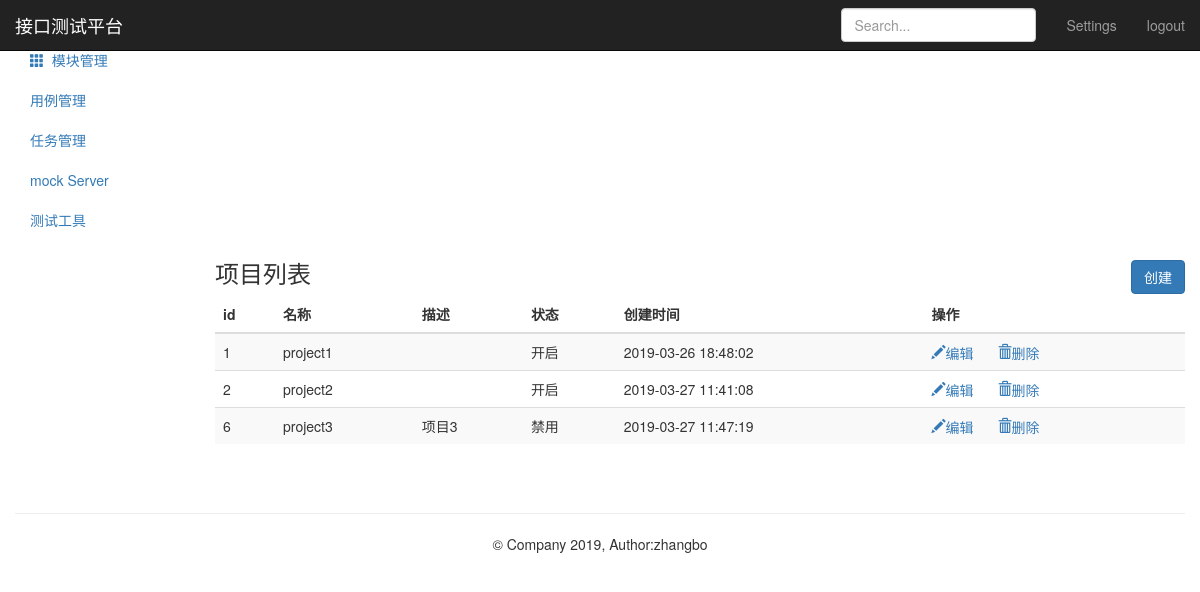
The page /project/ (signed in) on the database as committed earlier.
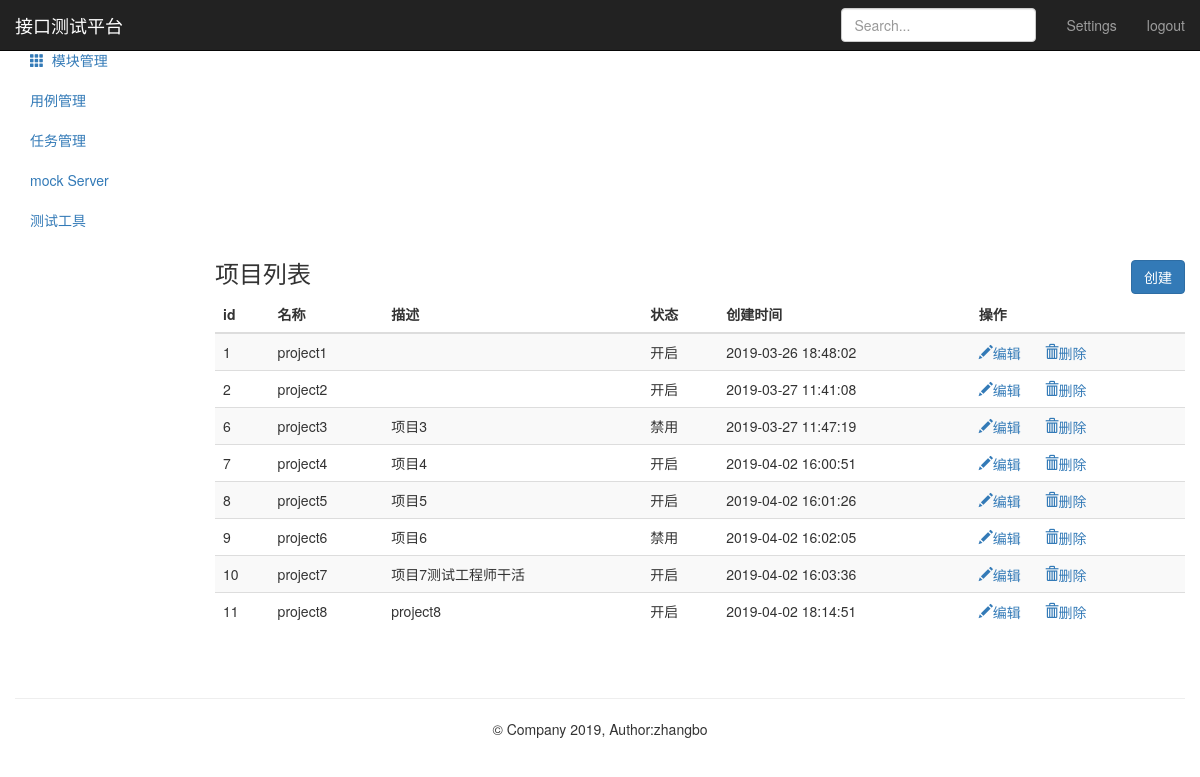
The same page on the database as committed later.
### personal/models/project.py (models this page shows, shortened)
class Project(models.Model):
      name = models.CharField("名称",max_length=50,null=False)
      describe = models.TextField("描述",default="",max_length=50)
      status = models.BooleanField("状态",default=1)
      update_time = models.DateTimeField(auto_now=True)
      create_time = models.DateTimeField(auto_now_add=True)

### personal/views/project_views.py (the view)
# urls.py: path('project/',project_views.project_manage),
@login_required
def project_manage(request):
    project_all = Project.objects.all()
    return render(request,"project.html",{"projects":project_all,"type":"list"})

### personal/templates/project.html (shortened to what this page needs)
{% extends "base.html" %}
{% block base %}
     <nav class="navbar navbar-inverse navbar-fixed-top">
        <div class="container-fluid">
            <div class="navbar-header">
            <a class="navbar-brand" href="#">接口测试平台 </a>
            </div>
            <div id="navbar" class="navbar-collapse collapse">
                <ul class="nav navbar-nav navbar-right">
                    <li><a href="#">Settings</a></li>
                    <li><a href="/logout/">logout</a></li>
                </ul>
                <form class="navbar-form navbar-right">
                    <input type="text" class="form-control" placeholder="Search...">
                </form>
            </div>
        </div>
     </nav>
    <div class="container-fluid">
        <div class="row">
            <div class="col-sm-3 col-md-2 sidebar">
                <ul class="nav nav-sidebar">
                    <li class="active">
                        <a href="/project/">
                        </a>
                    </li>
                    <li>
                        <a href="/module/">
                            <i class="glyphicon glyphicon-th"></i>&nbsp;&nbsp;模块管理
                        </a>
                    </li>
               </ul>
               <ul class="nav nav-sidebar">
                 <li><a href="">用例管理</a></li>
                 <li><a href="">任务管理</a></li>
               </ul>
               <ul class="nav nav-sidebar">
                    <li><a href="">mock Server</a></li>
                    <li><a href="">测试工具</a></li>
               </ul>
            </div>
            <div class="col-sm-9 col-sm-offset-3 col-md-10 col-md-offset-2 main">
                {% if type == "list" %}
                <h3 class="sub-header">项目列表
                    <button class="btn btn-primary" name="submit" style="float:right;"
                            onclick="location.href='/project/add_project/'">创建</button>
                </h3>
                <div class="table-responsive">
                    <table class="table table-striped">
                        <thead>
                            <tr style="text-align: center">
                                <th>id</th>
                                <th>名称</th>
                                <th>描述</th>
                                <th>状态</th>
                                <th>创建时间</th>
                                <th>操作</th>
                            </tr>
                        </thead>
                        <tbody>
                            {% for project in projects %}
                            <tr>
                                  <td>{{ project.id}}</td>
                                  <td>{{ project.name}}</td>
                                  <td>{{ project.describe}}</td>
                                  <td>
                                      {% if project.status == True %}
                                          <span>开启</span>
                                      {% elif project.status == False %}
                                          <span>禁用</span>
                                      {% endif %}
                                  </td>
                                  <td>{{ project.create_time | date:"Y-m-d H:i:s" }}</td>
                                  <td>
                                      <a href="/project/edit_project/{{ project.id }}/">
                                          <i class="glyphicon glyphicon-pencil">编辑</i>
                                      </a>
                                      <a href="/project/delete_project/" style="margin-left:20px;">
                                          <i class="glyphicon glyphicon-trash">删除</i>
                                      </a>
                                  </td>
                            </tr>
                            {% endfor %}
                        </tbody>
                    </table>
                </div>
                {% endif %}
            </div>
        </div>
    </div>
{% endblock %}

Rows that differ between the two databases and show on the page:
added Project: id "7", name "project4", describe "项目4", status "开启", create_time "2019-04-02 16:00:51"
added Project: id "8", name "project5", describe "项目5", status "开启", create_time "2019-04-02 16:01:26"
added Project: id "9", name "project6", describe "项目6", status "禁用", create_time "2019-04-02 16:02:05"
added Project: id "10", name "project7", describe "项目7测试工程师干活", status "开启", create_time "2019-04-02 16:03:36"
added Project: id "11", name "project8", describe "project8", status "开启", create_time "2019-04-02 18:14:51"
